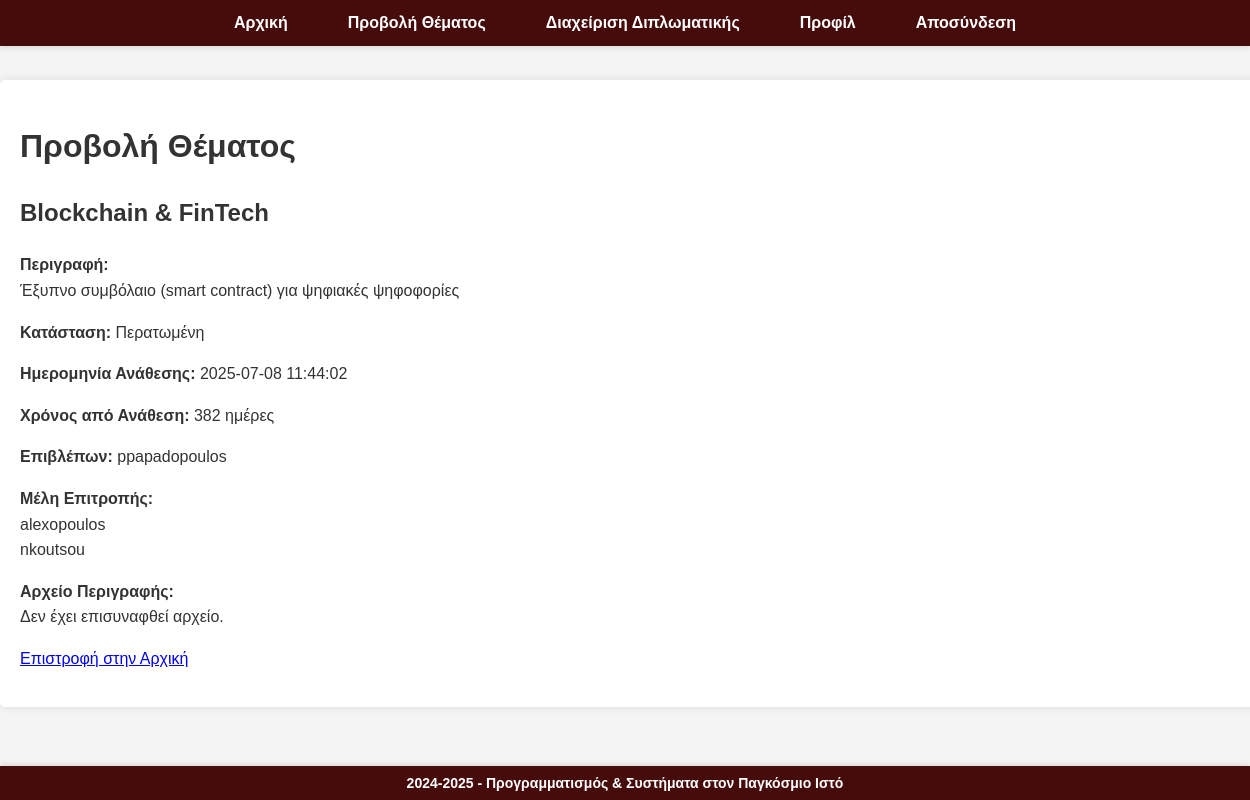
The page /student_view.php (signed in) on the database its author committed.
### tables this page shows
CREATE TABLE `thesis` (
  `thesis_id` int(11) NOT NULL AUTO_INCREMENT,
  `title` varchar(255) NOT NULL,
  `description` text NOT NULL,
  `status` enum('Διαθέσιμη','Υπό Ανάθεση','Ενεργή','Aκυρωμένη','Περατωμένη','Υπό Εξέταση') NOT NULL DEFAULT 'Διαθέσιμη',
  `student_id` int(11) DEFAULT NULL,
  `assigned_at` timestamp NULL DEFAULT NULL,
  `prof_id` int(11) DEFAULT NULL,
  `created_at` timestamp NOT NULL DEFAULT current_timestamp() ON UPDATE current_timestamp(),
  `updated_at` timestamp NOT NULL DEFAULT current_timestamp() ON UPDATE current_timestamp(),
  `pdf_file` varchar(255) DEFAULT NULL,
  `degree` int(11) DEFAULT NULL,
  `date` date DEFAULT NULL,
  `notes` text DEFAULT NULL,
  `created_by` int(11) NOT NULL,
  `cancellation_reason` text DEFAULT NULL,
  `assignment_cancelled` tinyint(1) DEFAULT 0,
  `cancelled_at` timestamp NULL DEFAULT NULL,
  `started_at` timestamp NULL DEFAULT NULL,
  `completed_at` timestamp NULL DEFAULT NULL,
  `final_grade` decimal(3,1) DEFAULT NULL,
  `final_report_file` varchar(255) DEFAULT NULL,
  `examination_minutes_file` varchar(255) DEFAULT NULL,
  `draft_file` varchar(255) DEFAULT NULL,
  `external_links` text DEFAULT NULL,
  `examination_date` date DEFAULT NULL,
  `examination_time` time DEFAULT NULL,
  `examination_mode` enum('Δια ζώσης','Διαδικτυακά') DEFAULT NULL,
  `room_or_link` varchar(255) DEFAULT NULL,
  `repository_link` varchar(255) DEFAULT NULL,
  `html_minutes_file` text DEFAULT NULL,
  PRIMARY KEY (`thesis_id`),
  KEY `fk_thesis_professor` (`prof_id`),
  KEY `fk_thesis_student` (`student_id`),
  KEY `fk_thesis_created_by` (`created_by`),
  CONSTRAINT `fk_thesis_created_by` FOREIGN KEY (`created_by`) REFERENCES `users` (`user_id`) ON DELETE CASCADE ON UPDATE CASCADE,
  CONSTRAINT `fk_thesis_professor` FOREIGN KEY (`prof_id`) REFERENCES `professors` (`prof_id`) ON DELETE CASCADE,
  CONSTRAINT `fk_thesis_student` FOREIGN KEY (`student_id`) REFERENCES `students` (`student_id`)
);

CREATE TABLE `users` (
  `user_id` int(11) NOT NULL AUTO_INCREMENT,
  `role` enum('professor','student','secretary') NOT NULL,
  `password` varchar(255) NOT NULL,
  `username` varchar(255) NOT NULL,
  PRIMARY KEY (`user_id`)
);

### student_view.php (the view, shortened to what this page needs)
<?php
include 'connection.php';
$user_id = $_SESSION['user_id'];
$stmt = $conn->prepare("SELECT student_id FROM students WHERE user_id = ?");
$stmt->bind_param("i", $user_id);
$stmt->execute();
$stmt->bind_result($student_id);
$stmt = $conn->prepare("SELECT thesis_id, title, description, pdf_file, status, assigned_at, prof_id FROM thesis WHERE student_id = ?");
$stmt->bind_param("i", $student_id);
$stmt->execute();
$stmt->store_result();
$stmt->bind_result($thesis_id, $title, $description, $pdf_file, $status, $assigned_at, $prof_id);
$days_passed = '—';
if ($assigned_at) {
    $assigned_date = new DateTime($assigned_at);
    $now = new DateTime();
    $interval = $assigned_date->diff($now);
    $days_passed = $interval->days . ' ημέρες';
}
$stmt = $conn->prepare("SELECT u.username FROM users u JOIN professors p ON u.user_id = p.user_id WHERE p.prof_id = ?");
$stmt->bind_param("i", $prof_id);
$stmt->execute();
$stmt->bind_result($professor);
$committee_members = [];
$stmt = $conn->prepare("
    SELECT u.username
    FROM committee c
    JOIN professors p ON c.prof_id = p.prof_id
    JOIN users u ON p.user_id = u.user_id
    WHERE c.thesis_id = ? AND c.prof_role = 'Μέλος' AND c.prof_id != ?
");
$stmt->bind_param("ii", $thesis_id, $prof_id);
$stmt->execute();
$result = $stmt->get_result();
while ($row = $result->fetch_assoc()) {
    $committee_members[] = $row['username'];
}
?>
<!DOCTYPE html>
<html lang="el">
<head>
    <link rel="stylesheet" href="style.css">
</head>
<body>
<div class="container">
    <h1>Προβολή Θέματος</h1>
    <h2><?= htmlspecialchars($title) ?></h2>
    <p><strong>Περιγραφή:</strong><br><?= nl2br(htmlspecialchars($description)) ?></p>
    <p><strong>Κατάσταση:</strong> <?= htmlspecialchars($status ?: '—') ?></p>
    <p><strong>Ημερομηνία Ανάθεσης:</strong> <?= $assigned_at ? htmlspecialchars($assigned_at) : 'Δεν έχει οριστικοποιηθεί' ?></p>
    <p><strong>Χρόνος από Ανάθεση:</strong> <?= $assigned_at ? $days_passed : '—' ?></p>
    <p><strong>Επιβλέπων:</strong> <?= htmlspecialchars($professor) ?></p>
    <p><strong>Μέλη Επιτροπής:</strong><br>
        <?php
        if (empty($committee_members)) {
            echo 'Δεν έχουν οριστεί ακόμη.';
        } else {
            foreach ($committee_members as $member) {
                echo htmlspecialchars($member) . '<br>';
            }
        }
        ?>
    </p>
    <p><strong>Αρχείο Περιγραφής:</strong><br>
        <?php if ($pdf_file): ?>
            <a href="uploads/<?= urlencode($pdf_file) ?>" download>Λήψη Αρχείου</a>
        <?php else: ?>
            Δεν έχει επισυναφθεί αρχείο.
        <?php endif; ?>
    </p>
    <p><a href="student.php">Επιστροφή στην Αρχική</a></p>
</div>
</body>
</html>

### style.css (style rules this page uses)
body { font-family: Arial, sans-serif; line-height: 1.6; margin: 0; padding: 0; background-color: #f4f4f4; color: #333; }
.container { width: 100%; max-width: 1400px; margin: 20px auto; padding: 20px; background: #fff; border-radius: 5px; box-shadow: 0 0 10px rgba(0, 0, 0, 0.1); overflow: auto; }
.main-menu { position: fixed; top: 0; left: 0; width: 100%; background-color: #460b0b; padding: 10px 0; box-shadow: 0 2px 5px rgba(0, 0, 0, 0.1); z-index: 1000; }
body { padding-top: 60px; padding-bottom: 60px; }
.main-menu ul { list-style: none; margin: 0; padding: 0; display: flex; justify-content: center; flex-wrap: wrap; }
.main-menu li { margin: 0 15px; }
.main-menu a { color: white; text-decoration: none; font-weight: bold; padding: 8px 15px; border-radius: 4px; transition: background-color 0.3s; }
.site-footer { background-color: #460b0b; color: white; text-align: center; padding: 6px 0; margin-top: 20px; position: fixed; bottom: 0; width: 100%; box-shadow: 0 -2px 5px rgba(0, 0, 0, 0.1); }
.site-footer p { margin: 0; font-size: 14px; }
body { padding-bottom: 60px; }

### rows shown on the page
thesis: title "Blockchain & FinTech", description "Έξυπνο συμβόλαιο (smart contract) για ψηφιακές ψηφοφορίες", status "Περατωμένη", assigned_at "2025-07-08 11:44:02", assigned_at "382 ημέρες"
users: username "ppapadopoulos"

### other values the page prints
$member "alexopoulos"
$member "nkoutsou"
